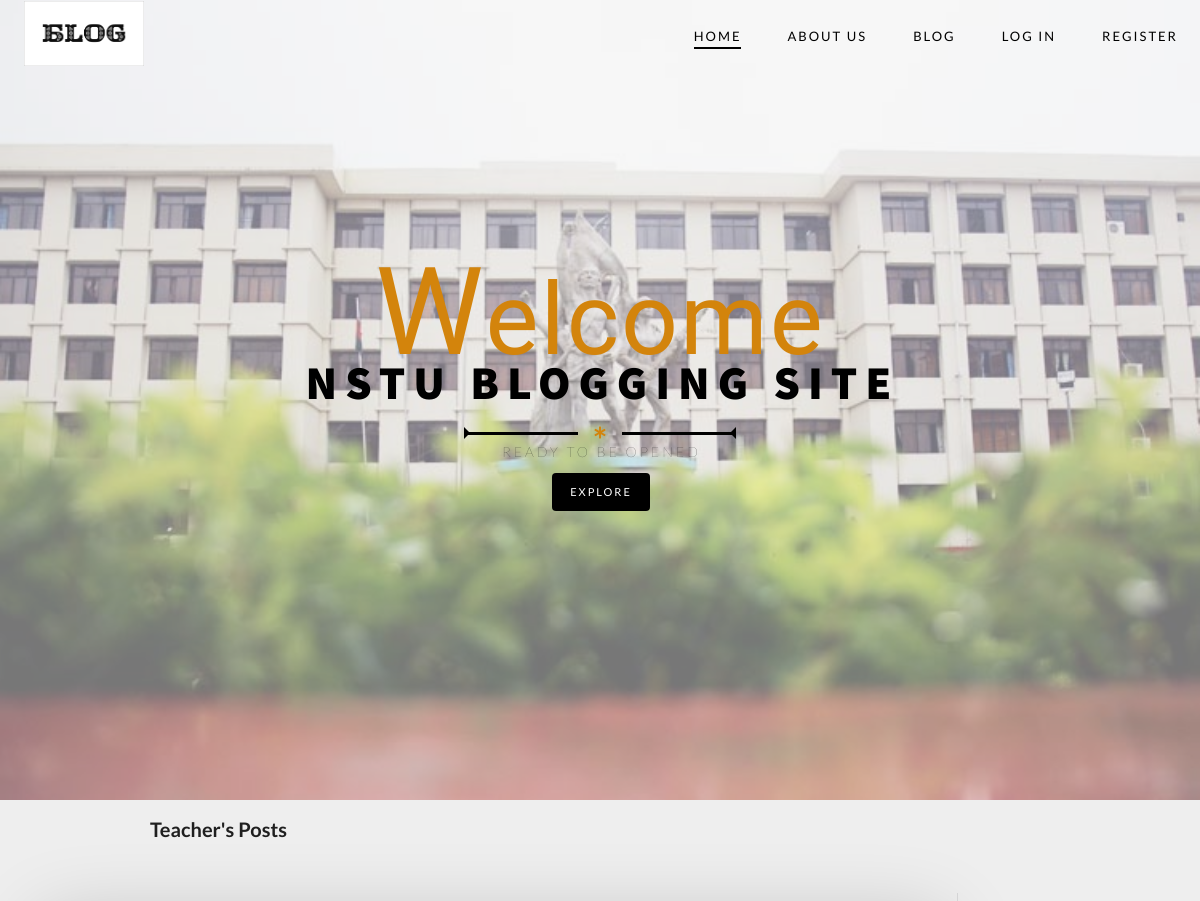
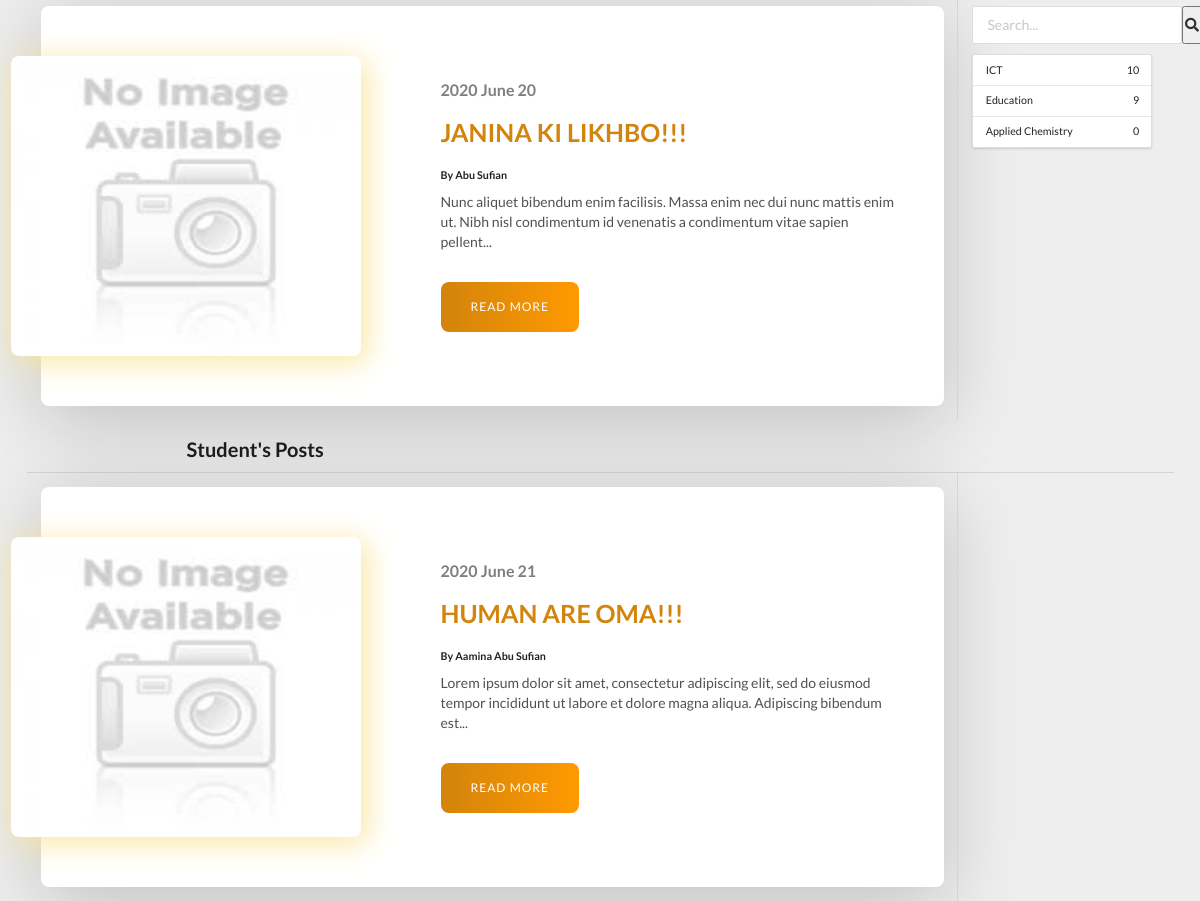
The page /home on the database its author committed (2 pictures, top to bottom).
### nstublog/models.py (models this page shows, shortened)
class Post(db.Model):
    __searchable__ = ['title', 'body']
    id = db.Column(db.Integer, primary_key=True)
    title = db.Column(db.String(80), nullable=False)
    body = db.Column(db.Text, nullable=False)
    views = db.Column(db.Integer,default=0)
    comments = db.Column(db.Integer,default=0)
    likes = db.relationship('Like', backref='post', lazy='dynamic')
    image = db.Column(db.String(150), nullable=False, default='no-image.jpg')
    user_id = db.Column(db.Integer, db.ForeignKey('users.id'),
        nullable=False)
    author = db.relationship('User',
        backref=db.backref('posts', lazy=True,  primaryjoin="User.id == Post.user_id"))#post table, duita table er sathe relation tai primary join
    category_id = db.Column(db.Integer, db.ForeignKey('category.id'),
        nullable=False)
    category = db.relationship('Category',
        backref=db.backref('posts', lazy=True))
    pub_date = db.Column(db.DateTime, nullable=False,
        default=datetime.utcnow)

class User(db.Model, UserMixin):
    __tablename__ = 'users'
    id = db.Column(db.Integer, primary_key=True)
    username = db.Column(db.String(20), unique=True, nullable=False)
    email = db.Column(db.String(120), unique=True, nullable=False)
    image_file = db.Column(db.String(20), nullable=False,
                           default='default.jpg')
    password = db.Column(db.String(60), nullable=False)
    users_type = db.Column(db.String(10), nullable=False)
    liked = db.relationship('Like', foreign_keys='Like.user_id', backref='user', lazy='dynamic')

class Category(db.Model):
    __tablename__ = 'category'
    id = db.Column(db.Integer, primary_key=True)
    name = db.Column(db.String(50))
    count = db.Column(db.Integer,default=0)

### nstublog/routes.py (the view)
@app.route('/')
@app.route('/home')
def home():
    posts = Post.query.join(User).filter_by(users_type='student').all()
    postss = Post.query.join(User).filter_by(users_type='teacher').all()
    categories = Category.query.all()
    count_list = []
    for c in categories:
        cout = Post.query.join(Category).filter_by(id=c.id).count()
        count_list.append(cout)
    """ query = db.session.query(Category.name, db.func.count(Post.category_id)).outerjoin(Post, Category.id == Post.category_id).group_by(Category.name).all()
    result = dict(query)  """
    return render_template('home.html', posts=posts, postss=postss, categories_count_list=zip(categories, count_list))

### nstublog/templates/home.html
{% extends "base.html" %}
{% block header %}
<section class="hero" id="hero">
    <div class="container">
        <h2 class="sub-headline">
            <span class="first-letter">W</span>elcome
        </h2>
        <h1 class="headline">NSTU Blogging Site</h1>
        <div class="headline-description">
            <div class="separator">
                <div class="line line-left"></div>
                <div class="asterisk"><i class="fas fa-asterisk"></i></div>
                <div class="line line-right"></div>
            </div>
            <div class="single-animation">
                <h5>Ready to be opened</h5>
                <a href="#" class="btn cta-btn">Explore</a>
            </div>
        </div>
    </div>
</section>
{% endblock header %}
{% block content %}
    <h1 style="margin-left: 15rem;">Teacher's Posts</h1>
    <div class="ui internally celled grid container" style="margin-top: 5rem;">
        {% for post in postss[-1:] %}
            <div class="row">
                <div class="thirteen wide column">
                    <div class="blog-post">
                        <div class="blog-post_img">
                            <img src="{{ url_for('static', filename='images/' + post.image) }}" alt="">
                        </div>
                        <div class="blog-post_info">
                            <div class="blog-post_date">
                                <span>{{post.pub_date.strftime('%Y %B %d')}}</span>
                            </div>
                            <h1 class="blog-post_title">{{ post.title }}</h1>
                            <h4>By {{ post.author.username }}</h4>
                            <p class="blog-post_text">
                                {{ post.body | truncate(150, True) }}
                            </p>
                            <a href="{{ url_for('post', post_id=post.id) }}" class="blog-post_cta">Read More</a>
                        </div>
                    </div>
                </div>
                <div class="three wide column">
                    <form action="search" method="GET">
                        <div class="ui icon input">
                            <input type="text" name="keyword" id="keyword" placeholder="Search...">
                            <button type="submit"><i class="search link icon"></i></button>
                        </div>
                    </form>
                    <div class="ui large vertical menu">
                        {% for category, count in categories_count_list  %}
                            <a href="{{ url_for('get_category', id=category.id) }}" class="item">
                                <span>{{ category.name }}</span>
                                <span style="float: right;">{{ count }}</span>
                            </a>
                        {% endfor %}
                    </div>
                </div>
            </div>
        {% endfor %}
        <h1 style="margin-left: 15rem;">Student's Posts</h1>
        {% for post in posts[-1:] %}
            <div class="row">
                <div class="thirteen wide column">
                    <div class="blog-post">
                        <div class="blog-post_img">
                            <img src="{{ url_for('static', filename='images/' + post.image) }}" alt="">
                        </div>
                        <div class="blog-post_info">
                            <div class="blog-post_date">
                                <span>{{post.pub_date.strftime('%Y %B %d')}}</span>
                            </div>
                            <h1 class="blog-post_title">{{ post.title }}</h1>
                            <h4>By {{ post.author.username }}</h4>
                            <p class="blog-post_text">
                                {{ post.body | truncate(150, True) }}
                            </p>
                            <a href="{{ url_for('post', post_id=post.id) }}" class="blog-post_cta">Read More</a>
                        </div>
                    </div>
                </div>
                <div class="three wide column">
                </div>
            </div>
        {% endfor %}
    </div>
{% endblock content %}

### nstublog/templates/base.html (shortened to what this page needs)
<!DOCTYPE html>
<html lang="en">
<head>
    <link rel="stylesheet" href="https://cdn.jsdelivr.net/npm/semantic-ui@2.4.2/dist/semantic.min.css">
    <link rel="stylesheet" href="https://cdnjs.cloudflare.com/ajax/libs/font-awesome/5.11.2/css/all.min.css">
    <link rel="stylesheet" href="{{ url_for('static', filename='css/style.css')}}">
</head>
<body>
    {% block header %}{% endblock %}
    <header>
        <div class="container">
            <nav class="nav">
                <a href="#" class="logo"><img src="{{ url_for('static', filename='images/logo_blog.jpg') }}" alt=""></a>
                <ul class="nav-list">
                    <li class="nav-item">
                        <a href="#" class="nav-link active">Home</a>
                    </li>
                    <li class="nav-item">
                        <a href="#" class="nav-link">About Us</a>
                    </li>
                    <li class="nav-item">
                        <div class="ui pointing dropdown link item">
                            <span class="nav-link">Blog</span>
                        </div>
                    </li>
                    {% if current_user.is_authenticated %}
                    <li class="nav-item">
                        <a href="{{ url_for('new_post') }}" class="nav-link">Add Post</a>
                    </li>
                    <li class="nav-item">
                        <a href="{{ url_for('account') }}" class="nav-link">Account</a>
                    </li>
                    <li class="nav-item">
                        <a href="{{ url_for('logout') }}" class="nav-link">Log Out</a>
                    </li>
                    {% else %}
                    <li class="nav-item">
                        <a href="{{ url_for('login') }}" class="nav-link">Log In</a>
                    </li>
                    <li class="nav-item">
                        <a href="{{ url_for('register') }}" class="nav-link">Register</a>
                    </li>
                    {% endif %}
                </ul>
            </nav>
        </div>
    </header>
    {% block content %}{% endblock %}
</body>
</html>

### rows shown on the page
Post: image (placeholder picture), pub_date "2020 June 20", title "JANINA KI LIKHBO!!!", author.username "Abu Sufian", body "Nunc aliquet bibendum enim facilisis. Massa enim nec dui nunc mattis enim ut. Nibh nisl condimentum id venenatis a condimentum vitae sapien pellent..."
Category: name "ICT", count "10"
Category: name "Education", count "9"
Category: name "Applied Chemistry", count "0"
Post: image (placeholder picture), pub_date "2020 June 21", title "HUMAN ARE OMA!!!", author.username "Aamina Abu Sufian", body "Lorem ipsum dolor sit amet, consectetur adipiscing elit, sed do eiusmod tempor incididunt ut labore et dolore magna aliqua. Adipiscing bibendum est..."
